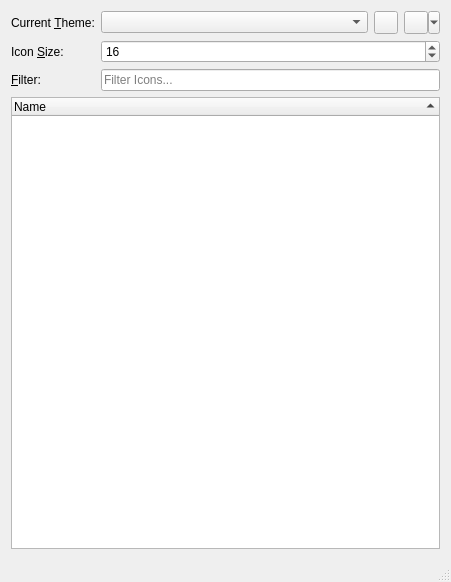
<?xml version="1.0" encoding="UTF-8"?>
<ui version="4.0">
 <class>MainWindow</class>
 <widget class="QMainWindow" name="MainWindow">
  <property name="geometry">
   <rect>
    <x>0</x>
    <y>0</y>
    <width>451</width>
    <height>582</height>
   </rect>
  </property>
  <widget class="QWidget" name="centralWidget">
   <layout class="QVBoxLayout" name="verticalLayout">
    <item>
     <layout class="QFormLayout" name="formLayout">
      <item row="0" column="0">
       <widget class="QLabel" name="currentThemeLabel">
        <property name="text">
         <string>Current &amp;Theme:</string>
        </property>
        <property name="buddy">
         <cstring>currentThemeComboBox</cstring>
        </property>
       </widget>
      </item>
      <item row="0" column="1">
       <layout class="QHBoxLayout" name="horizontalLayout_3">
        <item>
         <widget class="QComboBox" name="currentThemeComboBox">
          <property name="toolTip">
           <string>Select the theme to display icons for</string>
          </property>
          <property name="editable">
           <bool>false</bool>
          </property>
         </widget>
        </item>
        <item>
         <widget class="QToolButton" name="searchIconsButton">
          <property name="toolTip">
           <string>Scan for more icons by scanning all available themes for possible icon names</string>
          </property>
         </widget>
        </item>
        <item>
         <widget class="QToolButton" name="addPathButton">
          <property name="toolTip">
           <string>Add a new path to the theme search path</string>
          </property>
          <property name="popupMode">
           <enum>QToolButton::MenuButtonPopup</enum>
          </property>
         </widget>
        </item>
       </layout>
      </item>
      <item row="1" column="0">
       <widget class="QLabel" name="iconSizeLabel">
        <property name="text">
         <string>Icon &amp;Size:</string>
        </property>
        <property name="buddy">
         <cstring>iconSizeSpinBox</cstring>
        </property>
       </widget>
      </item>
      <item row="1" column="1">
       <widget class="QSpinBox" name="iconSizeSpinBox">
        <property name="toolTip">
         <string>Sets the preview size of the icons</string>
        </property>
        <property name="minimum">
         <number>8</number>
        </property>
        <property name="maximum">
         <number>128</number>
        </property>
        <property name="value">
         <number>16</number>
        </property>
       </widget>
      </item>
      <item row="2" column="0">
       <widget class="QLabel" name="filterLabel">
        <property name="text">
         <string>&amp;Filter:</string>
        </property>
        <property name="buddy">
         <cstring>filterLineEdit</cstring>
        </property>
       </widget>
      </item>
      <item row="2" column="1">
       <widget class="QLineEdit" name="filterLineEdit">
        <property name="toolTip">
         <string>Search for an icon. You can use the standard Wildcard syntax</string>
        </property>
        <property name="placeholderText">
         <string>Filter Icons...</string>
        </property>
        <property name="clearButtonEnabled">
         <bool>true</bool>
        </property>
       </widget>
      </item>
     </layout>
    </item>
    <item>
     <widget class="QTreeWidget" name="iconTreeView">
      <property name="contextMenuPolicy">
       <enum>Qt::ActionsContextMenu</enum>
      </property>
      <property name="editTriggers">
       <set>QAbstractItemView::NoEditTriggers</set>
      </property>
      <property name="alternatingRowColors">
       <bool>true</bool>
      </property>
      <property name="iconSize">
       <size>
        <width>16</width>
        <height>16</height>
       </size>
      </property>
      <property name="rootIsDecorated">
       <bool>false</bool>
      </property>
      <property name="itemsExpandable">
       <bool>false</bool>
      </property>
      <property name="sortingEnabled">
       <bool>true</bool>
      </property>
      <property name="animated">
       <bool>true</bool>
      </property>
      <property name="expandsOnDoubleClick">
       <bool>false</bool>
      </property>
      <column>
       <property name="text">
        <string>Name</string>
       </property>
      </column>
     </widget>
    </item>
   </layout>
  </widget>
  <widget class="QMenuBar" name="menuBar">
   <property name="geometry">
    <rect>
     <x>0</x>
     <y>0</y>
     <width>451</width>
     <height>23</height>
    </rect>
   </property>
  </widget>
  <widget class="QStatusBar" name="statusBar"/>
  <action name="action_Copy_Icon_Name">
   <property name="icon">
    <iconset theme="edit-copy">
     <normaloff>.</normaloff>.</iconset>
   </property>
   <property name="text">
    <string>&amp;Copy Icon/Name</string>
   </property>
   <property name="toolTip">
    <string>Copyboth, the icon and it's name</string>
   </property>
   <property name="shortcut">
    <string>Ctrl+C</string>
   </property>
  </action>
  <action name="actionCopy_Name">
   <property name="text">
    <string>Copy &amp;Name</string>
   </property>
   <property name="toolTip">
    <string>Copy the icon's name</string>
   </property>
  </action>
  <action name="actionCopy_Icon">
   <property name="text">
    <string>Copy &amp;Icon</string>
   </property>
   <property name="toolTip">
    <string>Copy the icon</string>
   </property>
  </action>
  <action name="action_Scan_for_more_icons">
   <property name="icon">
    <iconset theme="edit-find"/>
   </property>
   <property name="text">
    <string>&amp;Scan for more icons</string>
   </property>
   <property name="toolTip">
    <string>Scan for more icons by scanning all available themes for possible icon names</string>
   </property>
  </action>
  <action name="actionAdd_theme_path">
   <property name="icon">
    <iconset theme="list-add"/>
   </property>
   <property name="text">
    <string>Add &amp;theme path</string>
   </property>
   <property name="toolTip">
    <string>Add a new path to the theme search path</string>
   </property>
  </action>
  <action name="actionEdit_theme_paths">
   <property name="icon">
    <iconset theme="story-editor"/>
   </property>
   <property name="text">
    <string>&amp;Edit theme paths</string>
   </property>
   <property name="toolTip">
    <string>Shows a list with all active theme paths and allows to remove them</string>
   </property>
  </action>
 </widget>
 <layoutdefault spacing="6" margin="11"/>
 <resources/>
 <connections/>
</ui>
